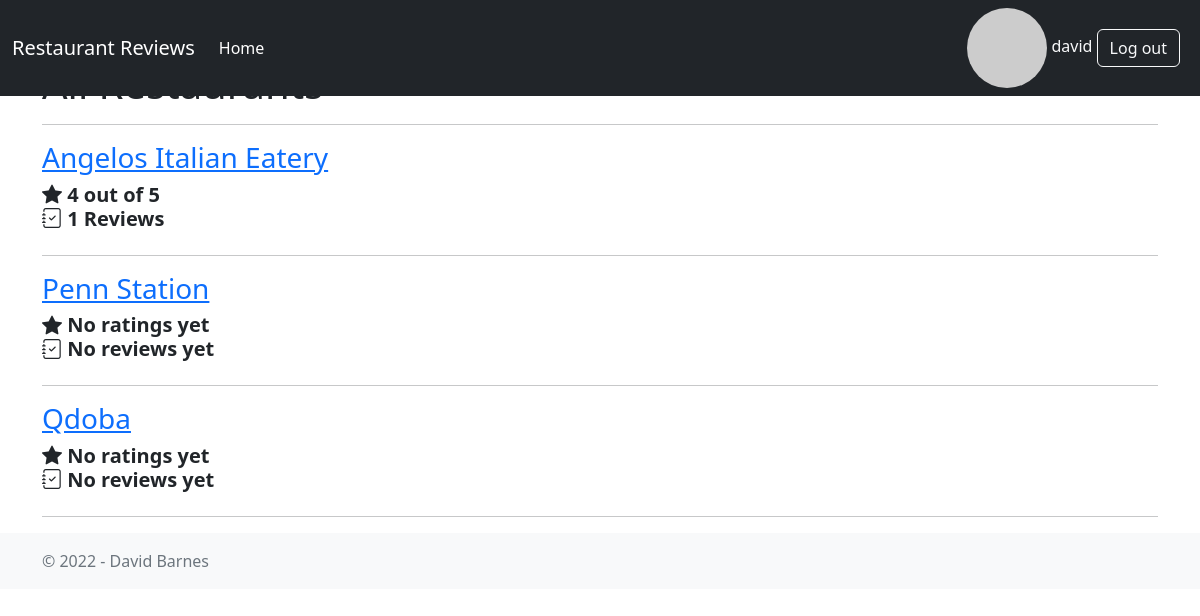
Page / (signed in) on the earlier database version.
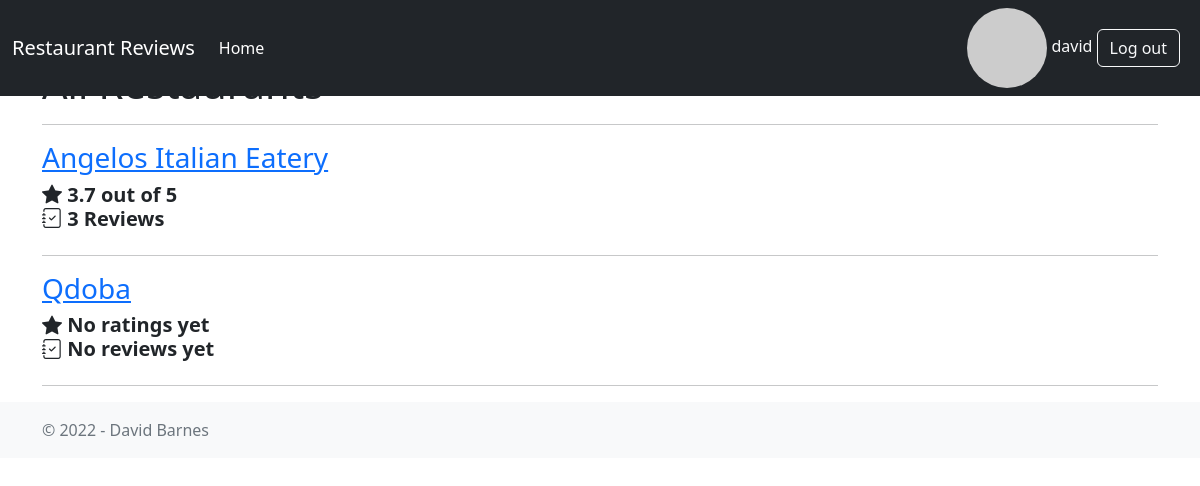
Same page on the later database version.
### restaurant/models.py (models this page shows, shortened)
class Restaurant(models.Model):
    name = models.CharField(max_length=200)
    created = models.DateTimeField(auto_now_add=True)
    updated = models.DateTimeField(auto_now=True)
    def get_absolute_url(self):
        return reverse("restaurant_detail", kwargs={"pk": self.pk})
    def avg_rating(self):
        return self.reviews.all().aggregate(Avg("rating"))["rating__avg"]
    def review_count(self):
        return self.reviews.count()

### restaurant/views.py (the view)
# urls.py: path("", RestaurantListView.as_view(), name="home"),
class RestaurantListView(ListView):
    model = Restaurant
    template_name = "home.html"

### restaurant/templatetags/helper_tags.py (called while the page is built)
@register.simple_tag(takes_context=True)
def get_avatar_url(context, user=None, email=None, size=None, default="mp"):
    if not size:
        size = 25
    email = email or ""
    if not email and user and hasattr(user, "email"):
        email = user.email or ""
    return "https://www.gravatar.com/avatar/{hash}?s={size}&d={default}".format(
        hash=md5(email.encode("utf-8")).hexdigest(),
        size=size or "",
        default=default,
    )

### templates/home.html (shortened to what this page needs)
{% extends "base.html" %}
{% block content %}
  <h1>All Restaurants</h1>
  <hr>
  {% for restaurant in restaurant_list %}
    <div class="blog-post">
      <h3 class="blog-post-title">
        <a href="{{ restaurant.get_absolute_url }}">{{ restaurant.name }}</a>
      </h3>
      {% include 'partials/_restaurant_stats.html' %}
    </div>
    <div class="clearfix"></div>
    <hr>
  {% endfor %}
{% endblock content %}

### templates/partials/_restaurant_stats.html
<div class="blog-post-meta float-start">
  <h5>
  {% if restaurant.avg_rating %}
    <i class="bi bi-star-fill"></i> <b>{{ restaurant.avg_rating|floatformat }} out of 5</b>
  {% else %}
    <i class="bi bi-star-fill"></i> <b>No ratings yet</b>
  {% endif %}
  <br>
  {% if restaurant.review_count > 0 %}
    <i class="bi bi-journal-check"></i> <b>{{ restaurant.review_count }} Reviews</b>
  {% else %}
    <i class="bi bi-journal-check"></i> <b>No reviews yet</b>
  {% endif %}
  </h5>
</div>

Differences in the rows shown:
removed Restaurant: name "Penn Station", shows "No ratings yet", shows "No reviews yet"
computed for Restaurant "Angelos Italian Eatery": avg_rating "4" → "3.7"; review_count "1" → "3"
